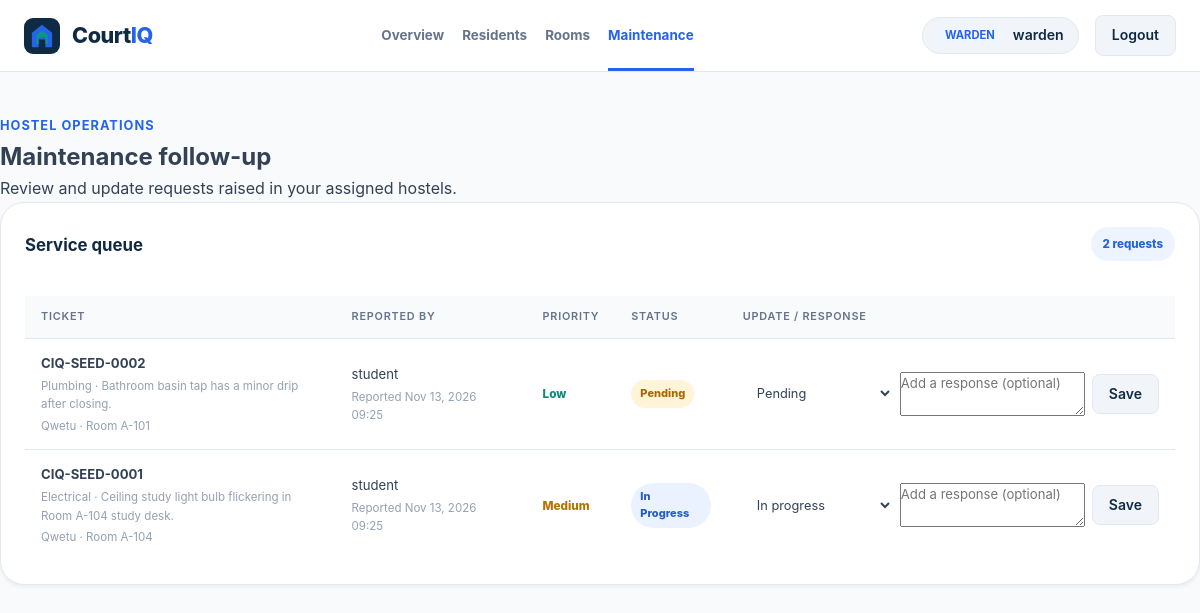
Page /warden/maintenance.php (signed in) on the committed database.
### tables this page shows
CREATE TABLE IF NOT EXISTS `users` (
    `id` INT AUTO_INCREMENT PRIMARY KEY,
    `username` VARCHAR(80) NOT NULL UNIQUE,
    `email` VARCHAR(150) NOT NULL UNIQUE,
    `password_hash` VARCHAR(255) NOT NULL,
    `role` ENUM('student', 'warden', 'administrator') NOT NULL,
    `status` ENUM('active', 'inactive', 'suspended') NOT NULL DEFAULT 'active',
    `approval_status` ENUM('pending', 'approved', 'rejected') NOT NULL DEFAULT 'approved',
    `approval_decided_by` INT DEFAULT NULL,
    `approval_decided_at` DATETIME DEFAULT NULL,
    `created_at` TIMESTAMP DEFAULT CURRENT_TIMESTAMP,
    `updated_at` TIMESTAMP DEFAULT CURRENT_TIMESTAMP ON UPDATE CURRENT_TIMESTAMP,
    INDEX `idx_users_role` (`role`),
    INDEX `idx_users_status` (`status`),
    INDEX `idx_users_approval_status` (`approval_status`, `role`),
    FOREIGN KEY (`approval_decided_by`) REFERENCES `users`(`id`) ON DELETE SET NULL
);

CREATE TABLE IF NOT EXISTS `maintenance_requests` (
    `id` INT AUTO_INCREMENT PRIMARY KEY,
    `reference_no` VARCHAR(100) NOT NULL UNIQUE,
    `user_id` INT NOT NULL,
    `hostel_id` INT DEFAULT NULL,
    `room_id` INT DEFAULT NULL,
    `hostel_name_snapshot` VARCHAR(150) DEFAULT NULL,
    `room_number_snapshot` VARCHAR(50) DEFAULT NULL,
    `title` VARCHAR(180) NOT NULL,
    `category` ENUM('Plumbing', 'Electrical', 'Furniture', 'Cleaning', 'Room Facilities', 'Security', 'Other') NOT NULL DEFAULT 'Other',
    `description` TEXT NOT NULL,
    `priority` ENUM('low', 'medium', 'high') NOT NULL DEFAULT 'medium',
    `status` ENUM('pending', 'in_progress', 'resolved', 'rejected') NOT NULL DEFAULT 'pending',
    `latest_response` TEXT DEFAULT NULL,
    `resolution_notes` TEXT DEFAULT NULL,
    `created_at` TIMESTAMP DEFAULT CURRENT_TIMESTAMP,
    `updated_at` TIMESTAMP DEFAULT CURRENT_TIMESTAMP ON UPDATE CURRENT_TIMESTAMP,
    FOREIGN KEY (`user_id`) REFERENCES `users`(`id`) ON DELETE CASCADE,
    FOREIGN KEY (`hostel_id`) REFERENCES `hostel_profiles`(`id`) ON DELETE SET NULL,
    FOREIGN KEY (`room_id`) REFERENCES `rooms`(`id`) ON DELETE SET NULL,
    INDEX `idx_maintenance_hostel` (`hostel_id`, `status`),
    INDEX `idx_maintenance_filters` (`status`, `category`, `hostel_id`)
);

### includes/auth.php (called while the page is built, shortened)
<?php
require_once __DIR__ . '/functions.php';
function isLoggedIn(): bool
{
    return isset($_SESSION['courtiq_user']) && !empty($_SESSION['courtiq_user']['id']);
}
function currentUser(): ?array
{
    return isLoggedIn() ? $_SESSION['courtiq_user'] : null;
}
function projectUrl(string $path = ''): string
{
    $scriptName = $_SERVER['SCRIPT_NAME'] ?? '/index.php';
    $directory = str_replace('\\', '/', dirname($scriptName));
    $subdirs = ['student', 'warden', 'admin', 'includes', 'config', 'database'];
    $currentBase = basename($directory);
    if (in_array($currentBase, $subdirs, true)) {
        $directory = dirname($directory);
    }
    $root = rtrim(str_replace('\\', '/', $directory), '/');
    $cleanPath = ltrim($path, '/');
    return $root === '' ? '/' . $cleanPath : $root . '/' . $cleanPath;
}
function requireRole(array $allowedRoles): void
{
    require_once __DIR__ . '/db.php';
    $userId = (int)currentUser()['id'];
    $stmt = db()->prepare('SELECT u.username, u.email, u.role, u.status, u.approval_status, sp.full_name, sp.student_number
        FROM users u LEFT JOIN student_profiles sp ON sp.user_id = u.id WHERE u.id = ?');
    $stmt->bind_param('i', $userId);
    if (!$stmt->execute()) {
        error_log('CourtIQ could not execute the current account authorization check: ' . $stmt->error);
        $stmt->close();
        http_response_code(503);
        exit('Account authorization is temporarily unavailable.');
    }
    $user = $stmt->get_result()->fetch_assoc();
}

### includes/db.php (called while the page is built, shortened)
<?php
$dbConfigFile = __DIR__ . '/../config/database.php';
$dbConfig = require $dbConfigFile;
try {
    $db = @new mysqli(
        $dbConfig['host'],
        $dbConfig['username'],
        $dbConfig['password'],
        $dbConfig['database'],
        (int)$dbConfig['port']
    );
    if (!empty($dbConfig['charset'])) {
        $db->set_charset($dbConfig['charset']);
    }
} catch (Throwable $t) {
    error_log('CourtIQ Database Exception: ' . $t->getMessage());
    http_response_code(503);
    die('The CourtIQ database service is temporarily unavailable.');
}
function db(): mysqli
{
    global $db;
    return $db;
}

### includes/functions.php (called while the page is built, shortened)
<?php
function e(?string $value): string
{
    return htmlspecialchars((string)$value, ENT_QUOTES, 'UTF-8');
}

### warden/partials/scope.php (called while the page is built, shortened)
<?php
$wardenId = (int)currentUser()['id'];
$assignedHostelIds = [];
$assignmentStmt = db()->prepare('SELECT hostel_id FROM warden_assignments WHERE warden_id = ? AND active = 1');
$assignmentStmt->bind_param('i', $wardenId);
$assignmentStmt->execute();
$assignmentResult = $assignmentStmt->get_result();
while ($row = $assignmentResult->fetch_assoc()) {
    $assignedHostelIds[] = (int)$row['hostel_id'];
}
$maintenanceHostelColumn = db()->query("SHOW COLUMNS FROM maintenance_requests LIKE 'hostel_id'");
if ($assignedHostelIds) {
    $hostelIds = implode(',', $assignedHostelIds);
    $maintenanceClause = $maintenanceHostelColumn->num_rows > 0
        ? ' WHERE m.hostel_id IN (' . $hostelIds . ')'
        : " WHERE EXISTS (SELECT 1 FROM room_allocations ra JOIN rooms r ON r.id = ra.room_id
            WHERE ra.student_id = m.user_id AND ra.status = 'active' AND r.hostel_id IN (" . $hostelIds . '))';
}

### warden/maintenance.php (the view, shortened to what this page needs)
<?php
require_once __DIR__ . '/../includes/auth.php';
require_once __DIR__ . '/../includes/db.php';
requireRole(['warden']);
require __DIR__ . '/partials/scope.php';
$requests = db()->query("SELECT m.id, m.reference_no, m.title, m.category, m.description, m.hostel_name_snapshot, m.room_number_snapshot,
        m.latest_response, m.priority, m.status, m.created_at, u.username AS reported_by
    FROM maintenance_requests m JOIN users u ON u.id = m.user_id" . $maintenanceClause . "
    ORDER BY FIELD(m.status, 'pending', 'in_progress', 'resolved', 'rejected'), m.created_at DESC")->fetch_all(MYSQLI_ASSOC);
?>
<!doctype html><html lang="en"><head><link rel="stylesheet" href="<?= projectUrl('assets/css/style.css') ?>"></head>
<body class="dashboard-layout"><?php require __DIR__ . '/partials/nav.php'; ?><main class="dashboard-content-main container">
    <section class="role-page-heading"><span class="dash-welcome-eyebrow">HOSTEL OPERATIONS</span><h1>Maintenance follow-up</h1><p>Review and update requests raised in your assigned hostels.</p></section>
    <section class="visual-card">
        <div class="admin-section-heading"><div><h2>Service queue</h2></div><span class="admin-count"><?= count($requests) ?> requests</span></div>
        <div class="admin-table-wrap"><table class="dash-table admin-table">
            <thead><tr><th>Ticket</th><th>Reported by</th><th>Priority</th><th>Status</th><th>Update / response</th></tr></thead>
            <tbody>
            <?php foreach ($requests as $request): ?>
                <tr>
                    <td><strong><?= e($request['reference_no']) ?></strong><small><?= e($request['category']) ?> · <?= e($request['description']) ?></small><small><?= e($request['hostel_name_snapshot'] ?: 'Hostel not assigned') ?><?= $request['room_number_snapshot'] ? ' · Room ' . e($request['room_number_snapshot']) : '' ?></small></td>
                    <td><?= e($request['reported_by']) ?><small>Reported <?= e(date('M j, Y H:i', strtotime($request['created_at']))) ?></small></td>
                    <td><span class="priority-<?= e($request['priority']) ?>"><?= e(ucfirst($request['priority'])) ?></span></td>
                    <td><span class="status-pill status-<?= e($request['status']) ?>"><?= e(str_replace('_', ' ', ucfirst($request['status']))) ?></span></td>
                    <td><form method="post" action="actions.php" class="inline-form"><select name="status"><option value="pending" <?= $request['status'] === 'pending' ? 'selected' : '' ?>>Pending</option><option value="in_progress" <?= $request['status'] === 'in_progress' ? 'selected' : '' ?>>In progress</option></select><textarea name="response" rows="2" maxlength="5000" placeholder="Add a response (optional)"></textarea><button class="btn btn-secondary btn-sm">Save</button></form></td>
                </tr>
            <?php endforeach; ?>
            </tbody>
        </table></div>
    </section>
</main></body></html>

### warden/partials/nav.php (shortened to what this page needs)
<?php
$wardenPage = basename($_SERVER['SCRIPT_NAME'] ?? 'index.php');
?>
<header class="dashboard-nav-bar role-topbar">
    <div class="container dashboard-nav-inner">
        <a href="<?= projectUrl('index.php') ?>" class="brand" aria-label="CourtIQ home"><span class="brand-icon-box"></span><span class="brand-text">Court<span>IQ</span></span></a>
        <nav class="role-nav-links" aria-label="Warden navigation">
            <a class="<?= $wardenPage === 'index.php' ? 'is-active' : '' ?>" href="index.php">Overview</a>
            <a class="<?= $wardenPage === 'residents.php' ? 'is-active' : '' ?>" href="residents.php">Residents</a>
            <a class="<?= $wardenPage === 'rooms.php' ? 'is-active' : '' ?>" href="rooms.php">Rooms</a>
            <a class="<?= $wardenPage === 'maintenance.php' ? 'is-active' : '' ?>" href="maintenance.php">Maintenance</a>
        </nav>
        <div class="user-badge-wrap"><div class="user-profile-pill"><span class="role-tag-badge badge-warden">Warden</span><span><?= e(currentUser()['username']) ?></span></div><a href="<?= projectUrl('logout.php') ?>" class="btn btn-secondary btn-sm">Logout</a></div>
    </div>
</header>

### rows in the picture
users: username "warden"
maintenance_requests: reference_no "CIQ-SEED-0002", category "Plumbing", description "Bathroom basin tap has a minor drip after closing.", hostel_name_snapshot "Qwetu", room_number_snapshot "A-101", user.username "student", created_at "Nov 13, 2026 09:25", priority "Low", status "Pending"
maintenance_requests: reference_no "CIQ-SEED-0001", category "Electrical", description "Ceiling study light bulb flickering in Room A-104 study desk.", hostel_name_snapshot "Qwetu", room_number_snapshot "A-104", user.username "student", created_at "Nov 13, 2026 09:25", priority "Medium", status "In Progress", status "In progress"

### other values in the picture
count($requests) "2"
